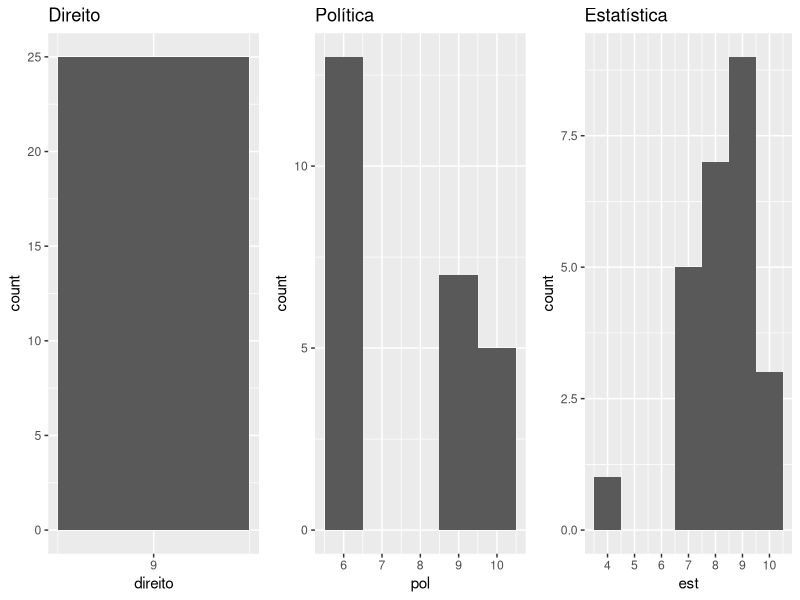
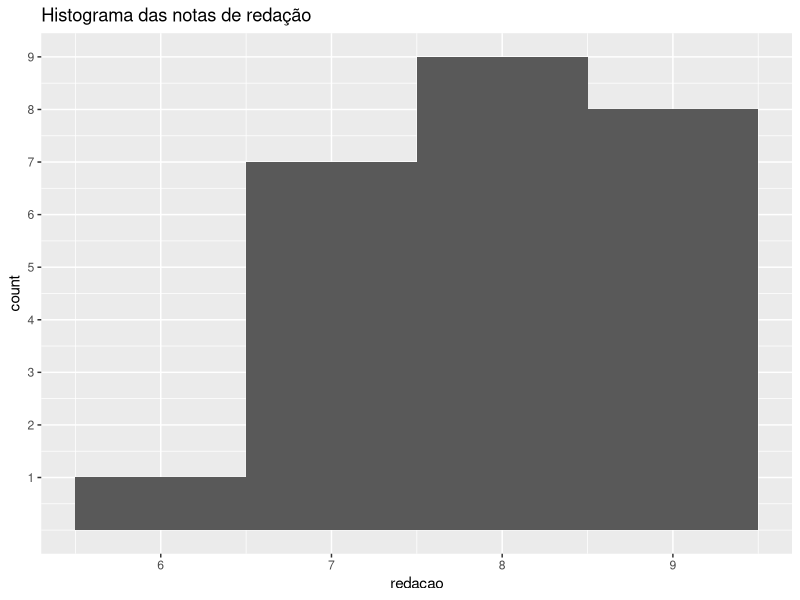
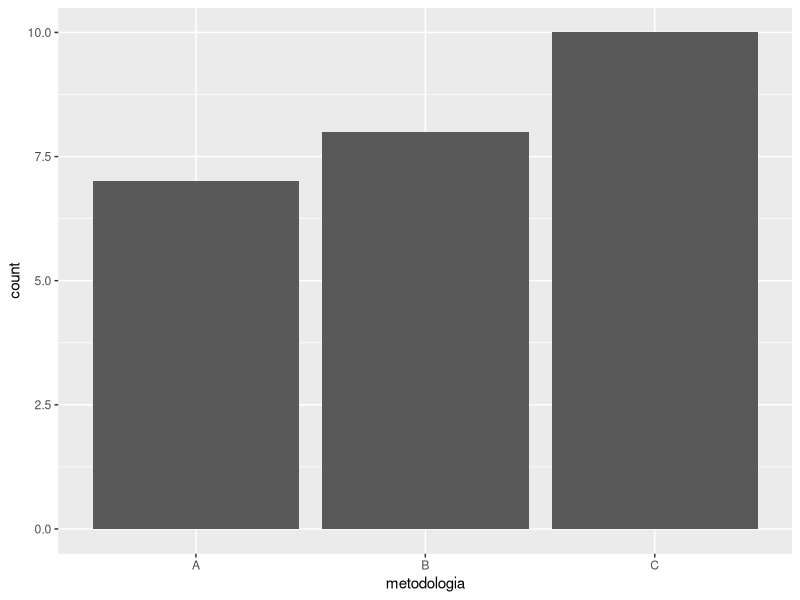
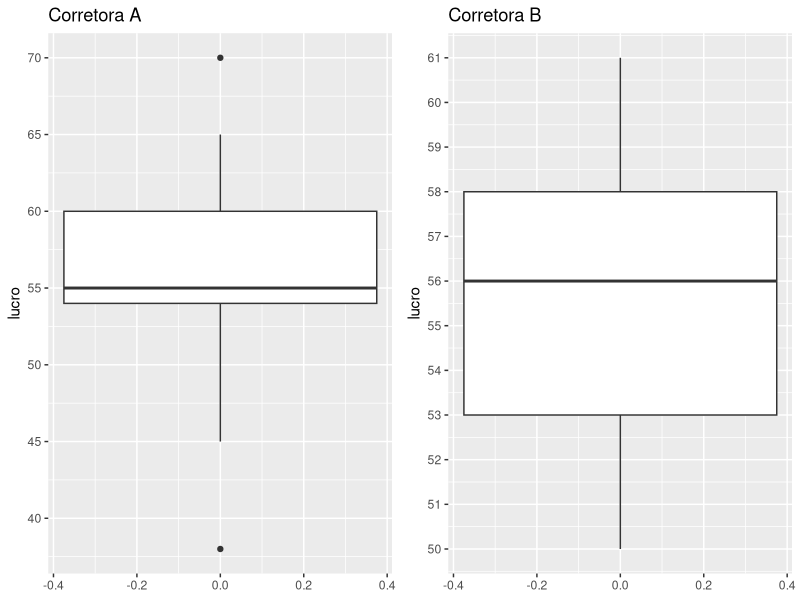
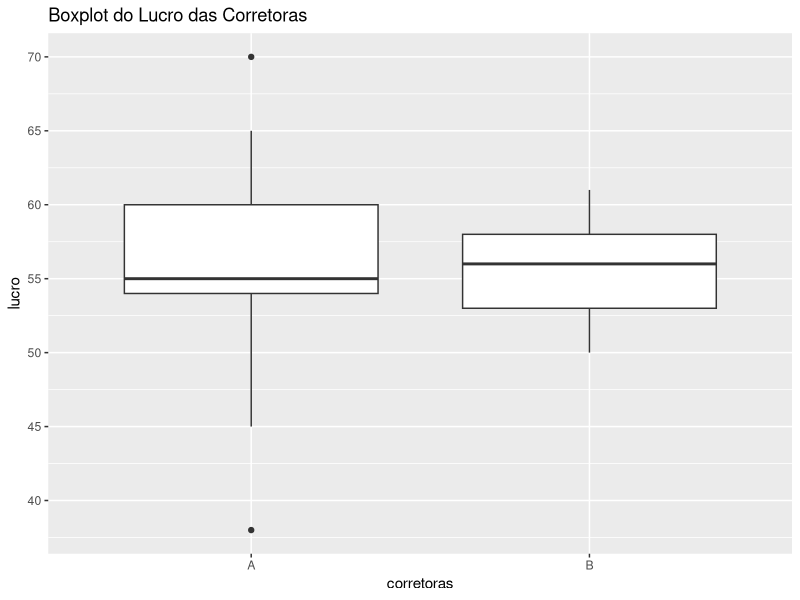
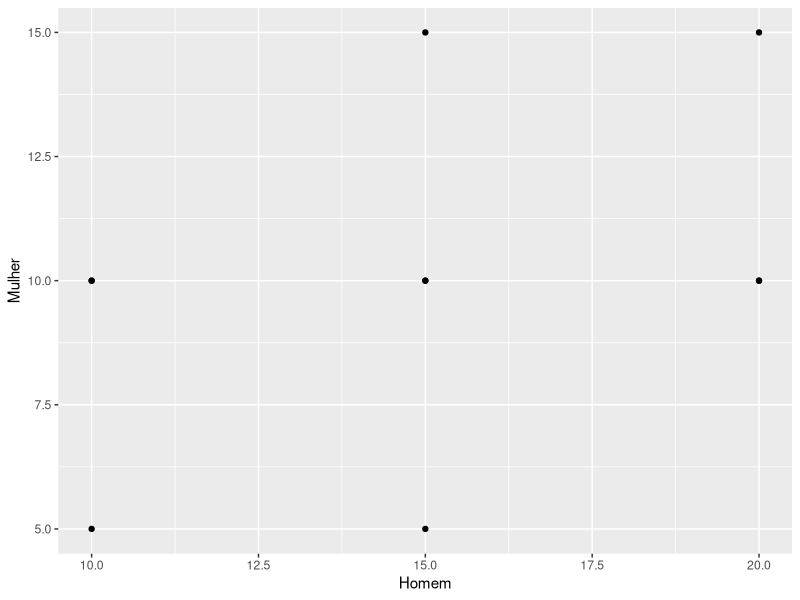
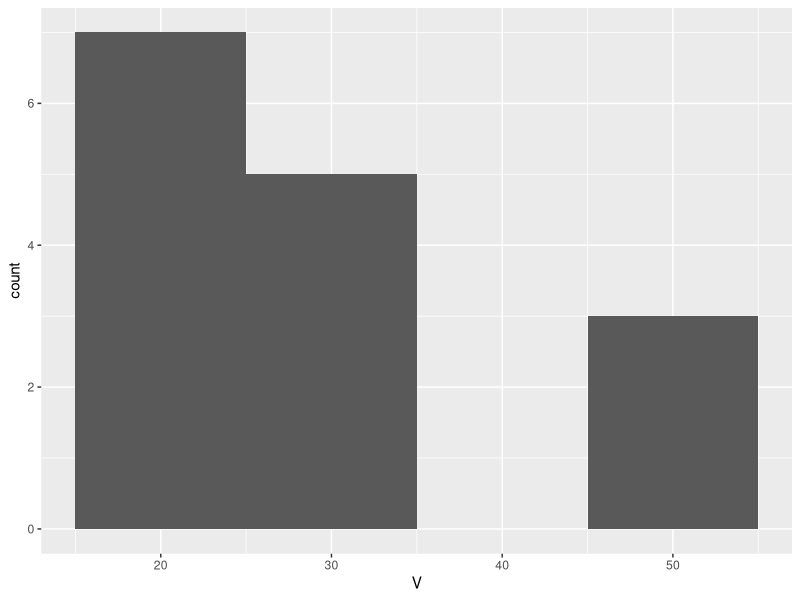
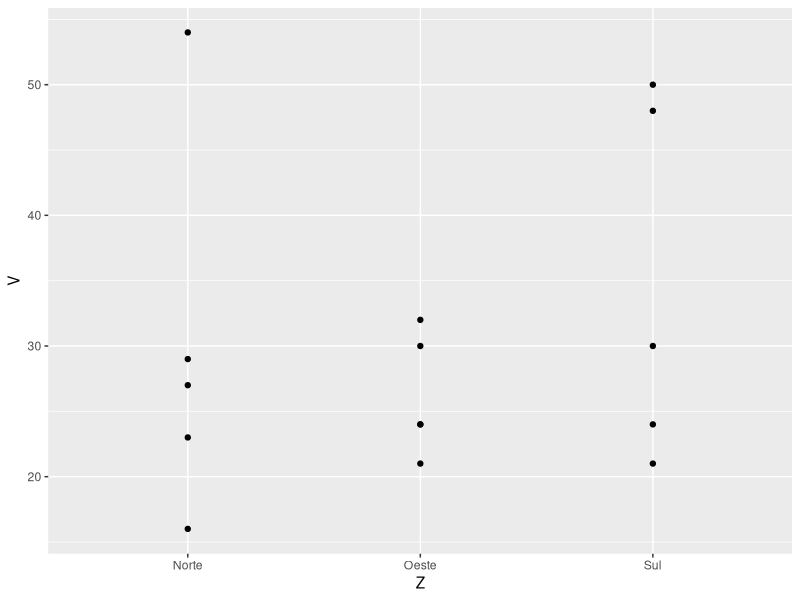

Write the R code that produced these figures, in order.
## ---- chunk 1
library(ggplot2)
library(gridExtra)
## ---- chunk 2
redacao <- c(8.6,7,8,8.6,8,8.5,8.2,7.5,9.4,7.9,8.6,8.3,7,8.6,8.6,9.5,6.3,7.6,6.8,7.5,7.7,8.7,7.3,8.5,7)
est <- c(9,9,8,8,9,10,8,8,9,8,10,7,7,9,9,7,8,9,4,7,7,8,10,9,9)
pol <- c(9,6.5,9,6,6.5,6.5,9,6,10,9,10,6.5,6,10,10,9,10,6,6,6,6.5,6,9,6.5,9)
direito <- c(9,9,9,9,9,9,9,9,9,9,9,9,9,9,9,9,9,9,9,9,9,9,9,9,9)
metodologia <- c("A", "C", "B", "C", "A", "A", "C", "C", "B", "C", "B", "B", "C", "B", "B", "A", "C", "C", "C", "B", "B", "A", "C", "A", "A")
sec <- c("P","P","P","P","P","P","P","T","T","T","T","T","T","T","V","V","V","V","V","V","V","V","V","V", "V")
## ---- chunk 3
df_d <- data.frame(direito)
plot_d <- ggplot(df_d, aes(x=direito) ) + geom_histogram(binwidth  = 1) + ggtitle("Direito") + scale_x_continuous(breaks = seq(1, 10, 1))

df_p <- data.frame(pol)
plot_p <- ggplot(df_p, aes(x=pol) ) + geom_histogram(binwidth  = 1) + ggtitle("Política")+scale_x_continuous(breaks = seq(1, 10, 1))

df_e <- data.frame(est)
plot_e <- ggplot(df_e, aes(x=est) ) + geom_histogram(binwidth  = 1) + ggtitle("Estatística")+scale_x_continuous(breaks = seq(1, 10, 1))

grid.arrange(plot_d,plot_p,plot_e, ncol=3)
## ---- chunk 4
df_red <- data.frame(redacao)
ggplot(df_red, aes(x=redacao))+geom_histogram(binwidth=1)+ scale_x_continuous(breaks = seq(1, 10, 1)) + scale_y_continuous(breaks = seq(1,20, 1)) + ggtitle("Histograma das notas de redação")
## ---- chunk 5
m <- factor(metodologia)
t_m <- table(m)
t_m
ggplot(data.frame(metodologia), aes(metodologia))+geom_bar()
## ---- chunk 6
t_m["A"]/sum(t_m)
## ---- chunk 7
(t_m["A"]/sum(t_m))*((t_m["A"]-1)/(sum(t_m)-1))
## ---- chunk 8
df <- data.frame( sec = sec,
                  statistic = est)
aggregate(est ~ sec, df, mean)
## ---- chunk 9

corretora.A <- data.frame(periodo_1 = c(45, 62, 38, 55, 54, 65), periodo_2 = c(60, 55, 48, 56, 59, 55), periodo_3 = c(54, 70, 64, 55, 48, 60))

corretora.A

## ---- chunk 10

corretora.B <- data.frame(periodo_1 = c(57, 50, 59, 61, 57, 55, 59), periodo_2 = c(55, 52, 55, 52, 57, 58, 51), periodo_3 = c(58, 59, 56, 53, 50, 54, 56))

corretora.B

## ---- chunk 11
#reorganizando os dados:
A <- data.frame(lucro = c(corretora.A$periodo_1,corretora.A$periodo_2,corretora.A$periodo_3))
B <- data.frame(lucro = c(corretora.B$periodo_1,corretora.B$periodo_2,corretora.B$periodo_3))

plot_A <- ggplot(A, aes(y=lucro))+geom_boxplot()+scale_y_continuous(breaks = seq(0, 100, 5))+ggtitle("Corretora A")
plot_B <- ggplot(B, aes(y=lucro))+geom_boxplot()+scale_y_continuous(breaks = seq(0, 100, 1))+ggtitle("Corretora B")

grid.arrange(plot_A, plot_B, ncol=2)


## ---- chunk 12
#organizando dados: col=(corretora,lucro)
a <- c("A")
b <- c("B")
for(i in 2:(ncol(corretora.A)*nrow(corretora.A))){a <- c(a,"A")}
for(i in 2:(ncol(corretora.B)*nrow(corretora.B))){a <- c(a,"B")}

lucro = c(corretora.A$periodo_1,corretora.A$periodo_2,corretora.A$periodo_3,corretora.B$periodo_1,corretora.B$periodo_2,corretora.B$periodo_3)

df <- data.frame(corretoras = c(a,b),
                 lucro = lucro)

ggplot(df, aes(x=corretoras,y=lucro))+scale_y_continuous(breaks=seq(0,100,5))+geom_boxplot()+ggtitle("Boxplot do Lucro das Corretoras")


       
## ---- chunk 13
nA <- ncol(corretora.A)*nrow(corretora.A)
nB <- ncol(corretora.B)*nrow(corretora.B)
S_two <- ((nA-1)*var(A$lucro)+(nB-1)*var(B$lucro))/(nA+nB-2)
t <- (mean(A$lucro)-mean(B$lucro))/(sqrt(S_two)*sqrt(1/nA - 1/nB))
t
## ---- chunk 14
investimento <- c(20,16,14,8,19,15,14,16,19,18)
med <- mean(investimento)
dp <- sd(investimento)
i <- investimento < (med + 2*dp)
mean(investimento[i])
## ---- chunk 15
Z_est <- (est - mean(est))/sd(est)
Z_est
## ---- chunk 16
m_zest <- mean(Z_est)
dp_zest <- sd(Z_est)
## ---- chunk 17
sum(Z_est > 2*dp_zest)
sum(Z_est < -2*dp_zest)
## ---- chunk 18
Z_e <- (est[1]-mean(est))/sd(est)
Z_p <- (pol[1]-mean(pol))/sd(pol)

Z_e
Z_p
## ---- chunk 19
data.ex19 <- matrix(c(30,60,90,35,25,60,35,15,50,100,100,200),nrow = 3, ncol = 4)
colnames(data.ex19) <- c("Urbano","Suburbano","Rural","Total")
rownames(data.ex19) <- c("A favor","Contra","Total")
data.ex19
## ---- chunk 20
pcol <- data.ex19
for(i in 1:4){pcol[1:3,i] <- pcol[1:3,i]/pcol[3,i]}
pcol
## ---- chunk 21
qui_quad <- 0
for(i in 1:2){
  for(j in 1:3){
    qui_quad <- qui_quad + (pcol[i,j]-(pcol[i,4]*data.ex19[i,j]))**2/(pcol[i,4]*data.ex19[i,j])
  }
}
qui_quad

## ---- chunk 22
data.ex20 <- matrix(c(5,92,141,231,51,48),nrow = 2, ncol = 3)
colnames(data.ex20) <- c("Costeira","Fluvial","Internacional")
rownames(data.ex20) <- c("Estatal","Particular")
data.ex20
## ---- chunk 23
pcol <- data.ex20
cTotal <- c(sum(pcol[1,]),sum(pcol[2,]))
pcol <- cbind(pcol, cTotal)

lTotal <- c(sum(pcol[,1]),sum(pcol[,2]), sum(pcol[,3]), sum(pcol[,4]))
pcol <- rbind(pcol, lTotal)

for(i in 1:4){pcol[1:3,i] <- pcol[1:3,i]/pcol[3,i]}
pcol
## ---- chunk 24
chisq.test(data.ex20)
## ---- chunk 25
data.ex22 <- matrix(c(200,200,220,280,380,720),nrow=2,ncol=3)
colnames(data.ex22) <- c("Alta","Média","Baixa")
rownames(data.ex22) <- c("Sim","Não")
data.ex22
## ---- chunk 26
ptendencia <- data.ex22

cTotal_perc <- c(sum(data.ex22[1,]), sum(data.ex22[2,]))/sum(data.ex22[,])
rTotal <- c(sum(ptendencia[,1]), sum(ptendencia[,2]),sum(ptendencia[,3]))

qui_quadrado <- 0
for(i in 1:2){
  for(j in 1:3){
    qui_quadrado <- qui_quadrado + (data.ex22[i,j]-(rTotal[i]*data.ex22[i,j]))**2/(rTotal[i]*data.ex22[i,j])
  }
}

qui_quadrado
## ---- chunk 27
d2 <- data.ex22
d2[1,1] <- 160
d2[2,1] <- 240

cTotal <- c(sum(data.ex22[1,]), sum(data.ex22[2,]))
d2 <- cbind(d2,cTotal)
d <- d2

for(i in 1:2){
  for(j in 1:4){
    d2[i,j] <- d2[i,j]/sum(d[,j])
  }
}
d2
## ---- chunk 28
data.ex29 <- data.frame("Homem" = c(10, 10, 10, 15, 15, 15, 15, 20, 20, 20), "Mulher" = c(5, 10, 10, 5, 10, 10, 15, 10, 10, 15))
data.ex29
## ---- chunk 29
m_H <- mean(data.ex29$Homem)
dp_H <- sd(data.ex29$Homem)
sprintf("média: %s", m_H)
sprintf("desvio padrão: %s",m_H)
## ---- chunk 30
m_M <- mean(data.ex29$Mulher)
dp_M <- sd(data.ex29$Mulher)
sprintf("média: %s", m_M)
sprintf("desvio padrão: %s",dp_M)

## ---- chunk 31
ggplot(data.ex29, aes(x=Homem, y=Mulher))+geom_point()
## ---- chunk 32
corr <- 0
n <- nrow(data.ex29)
for(i in 1:n){
  corr <- corr + ((data.ex29$Mulher[i]-m_M)/dp_M)*((data.ex29$Homem[i]-m_H)/dp_H)*1/n
}
corr
## ---- chunk 33
sprintf("Salário médio familiar: %s",mean(data.ex29$Homem+data.ex29$Mulher))
sprintf("variância: %s", sd(data.ex29$Homem+data.ex29$Mulher))
        

## ---- chunk 34
sprintf("Salário líquido médio familiar: %s",mean(data.ex29$Homem*0.92+data.ex29$Mulher*0.94))
sprintf("variância: %s", sd(data.ex29$Homem*0.92+data.ex29$Mulher*0.94 ))
## ---- chunk 35
data.ex30 <- data.frame("Vendedor" = 1:15,
                        "T" = c(8,9,7,8,6,8,5,5,6,7,4,7,3,5,3),
                        "E" = c(5,2,2,1,4,4,3,3,1,3,4,2,3,1,2),
                        "G" = c("Bom","Bom","Mau","Mau","Bom","Bom","Bom","Bom","Mau","Mau","Bom","Mau","Mau","Mau","Bom"),
                        "V" = c(54,50,48,32,30,30,29,27,24,24,24,23,21,21,16),
                        "Z" = c("Norte","Sul","Sul","Oeste","Sul","Oeste","Norte","Norte","Oeste","Oeste","Sul","Norte","Sul","Oeste","Norte"))
data.ex30
## ---- chunk 36
ggplot(data.ex30, aes(x=V))+geom_histogram(binwidth=10)
## ---- chunk 37
m <- mean(data.ex30$V)
dp <- sd(data.ex30$V)
sprintf("Média de V: %s",m)
sprintf("Desvio padrão de V: %s",dp)
sprintf("Qtd. vendedores excepcionais: %s",sum(data.ex30$V > 2*dp+m))

## ---- chunk 38
summary(data.ex30$V)["1st Qu."]
## ---- chunk 39
ggplot(data.ex30, aes(x=Z, y=V))+geom_point()
## ---- chunk 40
cg <- data.ex30$G
z <- data.ex30$Z
t <- table(cg,z)
total_col_p <- c(0.53333, 0.46666)
total_row <-  c(5,5,5)

qui_quad <- 0
for(i in 1:2){
  for(j in 1:3){
    qui_quad <- qui_quad + (t[i,j]-total_col_p[i]*total_row[j])**2/(total_col_p[i]*total_row[j])
  }
}

qui_quad
coef_T <- sqrt(qui_quad/(nrow(t)+ncol(t))/((nrow(t)-1)*(ncol(t)-1)))
sprintf("Coeficiente de Tschuprov : %s",coef_T)
t

## ---- chunk 41
#gerente e teste: qualitativo e quantitativo
cg <- data.ex30$G
test <- data.ex30$T
matriz <- matrix(c(cg, test), nrow=15,ncol=2)
bom <- matriz[matriz[,1]==1,]
ruim <- matriz[matriz[,1]==2,]

var_media <- sum(var(bom)*nrow(bom), var(ruim)*ncol(ruim))/nrow(data.ex30)
R_quad <- (var(matriz[,2])-var_media)/var(matriz[,2])
sprintf("R² = %s",R_quad)
## ---- chunk 42

sul <- data.ex30$V[data.ex30$Z=="Sul"]
oeste <- data.ex30$V[data.ex30$Z=="Oeste"]
norte <- data.ex30$V[data.ex30$Z=="Norte"]

var_quad_zv <- sum(var(sul)*length(sul),var(oeste)*length(oeste),var(norte)*length(norte))/nrow(data.ex30)

R_quad_vz <- (var(data.ex30$V)-var_quad_zv)/var(data.ex30$V)
sprintf("R² = %s", R_quad_vz)

